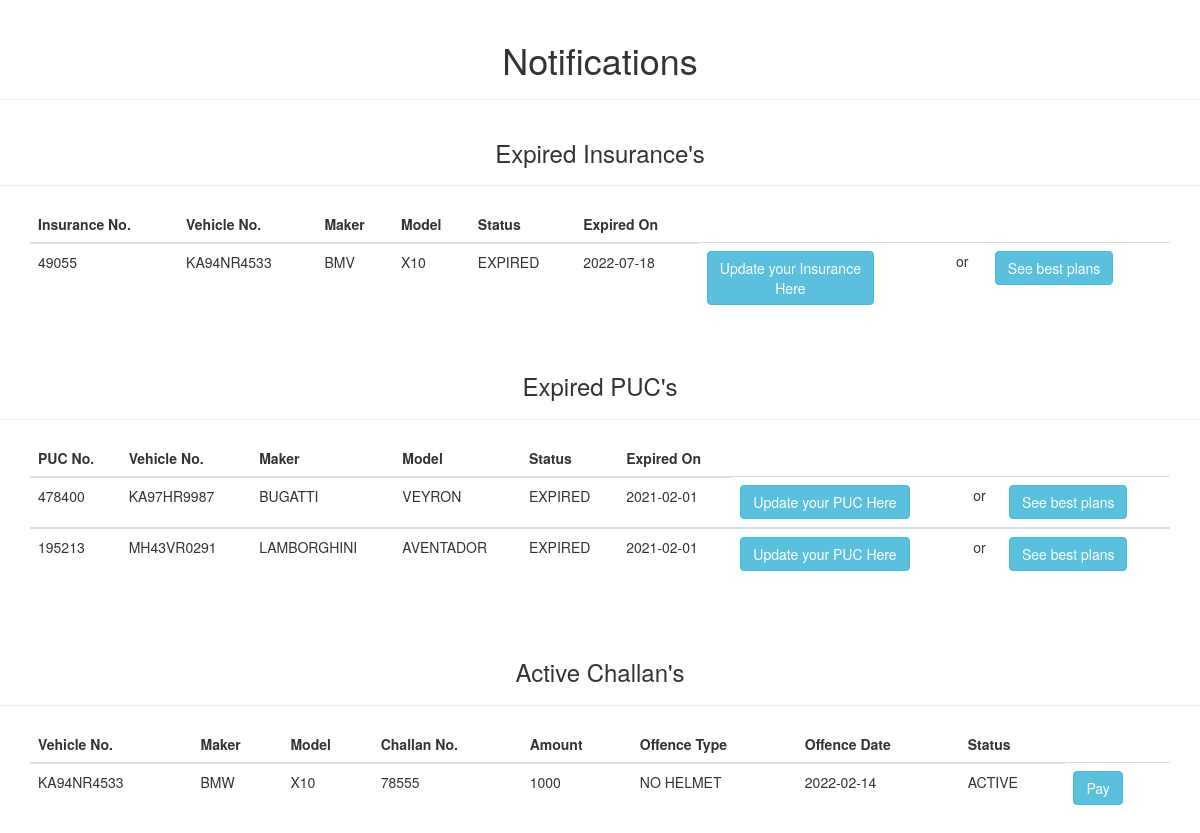
/mynotifications.php (signed in), run on the app's committed database.
### tables this page shows
CREATE TABLE `insurance` (
  `user_id` int(11) NOT NULL,
  `insurance_no` bigint(20) DEFAULT NULL,
  `veh_no` char(10) NOT NULL,
  `chassis_no` int(11) DEFAULT NULL,
  `owner_name` varchar(25) DEFAULT NULL,
  `maker` varchar(15) DEFAULT NULL,
  `model` varchar(15) DEFAULT NULL,
  `insurance_status` varchar(15) DEFAULT NULL,
  `insurance_expiry` date DEFAULT NULL
);

CREATE TABLE `puc` (
  `user_id` int(11) NOT NULL,
  `puc_no` int(10) DEFAULT NULL,
  `veh_no` char(10) NOT NULL,
  `maker` varchar(15) DEFAULT NULL,
  `model` varchar(15) DEFAULT NULL,
  `status` varchar(10) DEFAULT NULL,
  `valid_till` date DEFAULT NULL
);

CREATE TABLE `challan_details` (
  `VEH_NO` char(10) NOT NULL,
  `CHALLAN_NO` bigint(20) NOT NULL,
  `AMOUNT` int(11) DEFAULT NULL,
  `OFFENCE_TYPE` varchar(25) DEFAULT NULL,
  `OFFENCE_DATE` date DEFAULT NULL,
  `STATUS` varchar(10) DEFAULT NULL
);

CREATE TABLE `registered_vehicle` (
  `user_id` int(11) NOT NULL,
  `veh_id` int(10) NOT NULL,
  `veh_no` char(10) NOT NULL,
  `maker` varchar(15) DEFAULT NULL,
  `model` varchar(15) DEFAULT NULL,
  `veh_type` varchar(10) DEFAULT NULL,
  `engine_cc` int(11) DEFAULT NULL,
  `chassis_no` bigint(20) DEFAULT NULL
);

### mynotifications.php (the view, shortened to what this page needs)
<?php
$username = $_SESSION['username'];
$servername = "localhost";
$usernam = "root";
$password = "";
$database = "reg_veh";
$connection = mysqli_connect($servername, $usernam, $password, $database);
$insu_query = "SELECT i.insurance_no, i.user_id, i.veh_no, i.maker, i.model, i.insurance_status, i.insurance_expiry FROM insurance i, user u, registered_vehicle r WHERE u.user_id = r.user_id AND r.veh_no = i.veh_no AND i.insurance_expiry < curdate() AND u.username = '$username';";
$ins_result = mysqli_query($connection, $insu_query);
$ins_result1 = mysqli_query($connection, $insu_query);
$puc_query = "SELECT p.puc_no, p.veh_no, p.maker, p.model, p.status, p.valid_till FROM puc p, user u, registered_vehicle r WHERE u.user_id = r.user_id AND r.veh_no= p.veh_no and p.valid_till < curdate() AND u.username = '$username';";
$puc_result = mysqli_query($connection, $puc_query);
$puc_result1 = mysqli_query($connection, $puc_query);
$f_query = "SELECT f.VEH_NO, r.maker, r.model, f.VALIDITY, f.NEXT_DUE_DATE FROM fitness f, registered_vehicle r, user u WHERE u.user_id = r.user_id AND r.veh_no=f.VEH_NO AND f.NEXT_DUE_DATE < curdate() AND u.username = '$username' LIMIT 0, 25;";
$f_result1 = mysqli_query($connection, $f_query);
$f_row = mysqli_fetch_assoc($f_result1);
$ch_query = "SELECT c.VEH_NO, r.maker, r.model, c.CHALLAN_NO, c.AMOUNT, c.OFFENCE_TYPE, c.OFFENCE_DATE, c.STATUS FROM challan_details c, registered_vehicle r, user u WHERE u.user_id=r.user_id AND r.veh_no=c.VEH_NO AND c.STATUS = 'ACTIVE' AND u.username='$username';";
$ch_result = mysqli_query($connection, $ch_query);
$ch_result1 = mysqli_query($connection, $ch_query);
$ch_row1 = mysqli_fetch_assoc($ch_result1);
?>
<!DOCTYPE html>
<html lang="en">
<head>
    <link rel="stylesheet" href="https://maxcdn.bootstrapcdn.com/bootstrap/3.3.7/css/bootstrap.min.css">
</head>
<body>
    <div class="page-header">
        <h1 style="text-align: center;">Notifications</h1>
    </div>
    <?php
    if ($ins_result1 == null) { ?>
        <br>
    <?php ;
    } else { ?>
        <div class="page-header">
            <h3 style="text-align: center;">Expired Insurance's</h3>
        </div>
        <div class="container">
            <table class="table">
                <thead>
                    <tr>
                        <th>Insurance No.</th>
                        <th>Vehicle No.</th>
                        <th>Maker</th>
                        <th>Model</th>
                        <th>Status</th>
                        <th>Expired On</th>
                    </tr>
                </thead>
                <tbody>
                    <tr>
                        <?php
                        while ($ins_row = mysqli_fetch_assoc($ins_result)) {
                        ?>
                            <td><?php echo $ins_row['insurance_no']; ?></td>
                            <td><?php echo $ins_row['veh_no']; ?></td>
                            <td><?php echo $ins_row['maker']; ?></td>
                            <td><?php echo $ins_row['model']; ?></td>
                            <td><?php echo $ins_row['insurance_status']; ?></td>
                            <td><?php echo $ins_row['insurance_expiry']; ?></td>
                            <td><a class="btn btn-info" href="bookingInsurance.php?id=<?php echo $ins_row['veh_no']; ?>">Update your Insurance<br>Here</a></td>
                            <td>or</td>
                            <td><a class="btn btn-info" href="https://www.policybazaar.com/motor-insurance/">See best plans</a></td>
                    </tr>
                </tbody>
            <?php  }
            ?>
            </table>
        </div>
    <?php  } ?>
    <?php
    if ($puc_result1 == null) { ?>
        <br>
    <?php ;
    } else { ?>
        <div class="page-header">
            <h3 style="text-align: center;">Expired PUC's</h3>
        </div>
        <div class="container">
            <table class="table">
                <thead>
                    <tr>
                        <th>PUC No.</th>
                        <th>Vehicle No.</th>
                        <th>Maker</th>
                        <th>Model</th>
                        <th>Status</th>
                        <th>Expired On</th>
                    </tr>
                </thead>
                <tbody>
                    <tr>
                        <?php
                        while ($puc_row = mysqli_fetch_assoc($puc_result)) {
                        ?>
                            <td><?php echo $puc_row['puc_no']; ?></td>
                            <td><?php echo $puc_row['veh_no']; ?></td>
                            <td><?php echo $puc_row['maker']; ?></td>
                            <td><?php echo $puc_row['model']; ?></td>
                            <td><?php echo $puc_row['status']; ?></td>
                            <td><?php echo $puc_row['valid_till']; ?></td>
                            <td><a class="btn btn-info" href="bookingPUC.php?id=<?php echo $puc_row['veh_no']; ?>">Update your PUC Here</a></td>
                            <td>or</td>
                            <td><a class="btn btn-info" href="http://google.com">See best plans</a></td>
                    </tr>
                </tbody>
            <?php  }
            ?>
            </table>
        </div>
    <?php  } ?>
    <?php
    if ($f_row == null) { ?>
        <br>
    <?php ;
    } ?>
    <?php
    if ($ch_row1 == null) { ?>
        <br>
    <?php ;
    } else { ?>
        <div class="page-header">
            <h3 style="text-align: center;">Active Challan's</h3>
        </div>
        <div class="container">
            <table class="table">
                <thead>
                    <tr>
                        <th>Vehicle No.</th>
                        <th>Maker</th>
                        <th>Model</th>
                        <th>Challan No.</th>
                        <th>Amount</th>
                        <th>Offence Type</th>
                        <th>Offence Date</th>
                        <th>Status</th>
                    </tr>
                </thead>
                <tbody>
                    <tr>
                        <?php
                        while ($ch_row = mysqli_fetch_assoc($ch_result)) {
                        ?>
                            <td><?php echo $ch_row['VEH_NO']; ?></td>
                            <td><?php echo $ch_row['maker']; ?></td>
                            <td><?php echo $ch_row['model']; ?></td>
                            <td><?php echo $ch_row['CHALLAN_NO']; ?></td>
                            <td><?php echo $ch_row['AMOUNT']; ?></td>
                            <td><?php echo $ch_row['OFFENCE_TYPE']; ?></td>
                            <td><?php echo $ch_row['OFFENCE_DATE']; ?></td>
                            <td><?php echo $ch_row['STATUS']; ?></td>
                            <td><a class="btn btn-info" href="https://btp.gov.in/BengaluruTraffic.aspx">Pay</a></td>
                    </tr>
                </tbody>
            <?php  }
            ?>
            </table>
        </div>
    <?php  } ?>
</body>
</html>

### data on the page
insurance: insurance_no "49055", veh_no "KA94NR4533", maker "BMV", model "X10", insurance_status "EXPIRED", insurance_expiry "2022-07-18"
puc: puc_no "478400", veh_no "KA97HR9987", maker "BUGATTI", model "VEYRON", status "EXPIRED", valid_till "2021-02-01"
puc: puc_no "195213", veh_no "MH43VR0291", maker "LAMBORGHINI", model "AVENTADOR", status "EXPIRED", valid_till "2021-02-01"
challan_details: VEH_NO "KA94NR4533", registered_vehicle.maker "BMW", registered_vehicle.model "X10", CHALLAN_NO "78555", AMOUNT "1000", OFFENCE_TYPE "NO HELMET", OFFENCE_DATE "2022-02-14", STATUS "ACTIVE"
